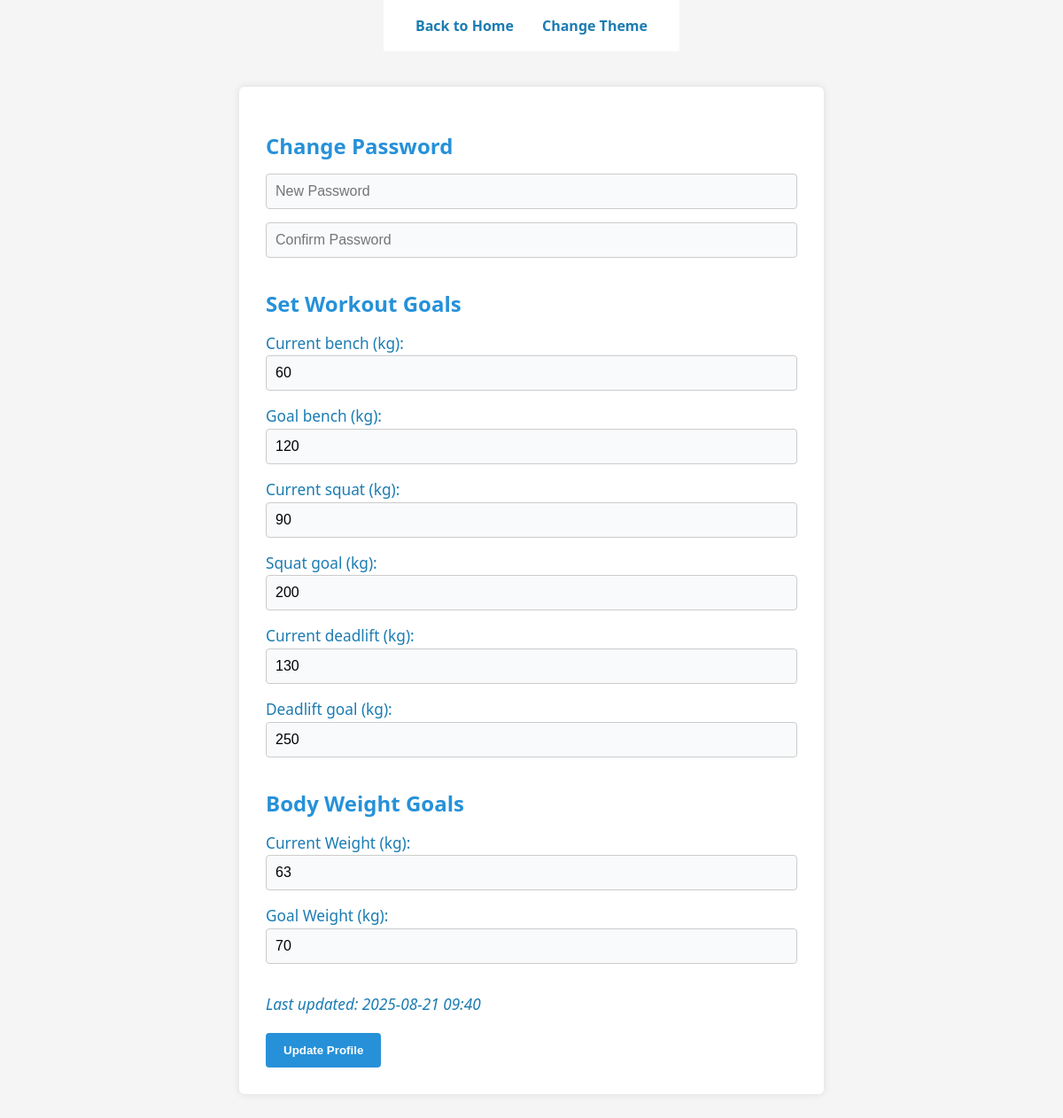
Page /profile_settings (signed in) on the committed database.
### workout_tracker/database_models.py (models this page shows)
class User(db.Model):
    __tablename__ = 'Users Table'
    ID = db.Column(db.Integer, primary_key=True)
    Username = db.Column(db.String, unique=True, nullable=False)
    password_hash = db.Column(db.String, nullable=False)
    Join_date = db.Column(db.String)
    instructions = db.Column(db.Text)
    description = db.Column(db.Text)
    bench_goal = db.Column(db.Integer)
    squat_goal = db.Column(db.Integer)
    deadlift_goal = db.Column(db.Integer)
    bench_current = db.Column(db.Integer)
    squat_current = db.Column(db.Integer)
    deadlift_current = db.Column(db.Integer)
    recovery_phrase = db.Column(db.Text)
    weight_updated = db.Column(db.String)
    current_weight = db.Column(db.Float)
    goal_weight = db.Column(db.Float)

### workout_tracker/app.py (the view, shortened to what this page needs)
@app.route('/profile_settings', methods=['GET', 'POST'])
def profile_settings():
    if 'user_id' not in session:
        return redirect(url_for('login'))
    user = User.query.get(session['user_id'])
    return render_template('profile_settings.html', user=user)

### templates/profile_settings.html (shortened to what this page needs)
<!DOCTYPE html>
<html lang="en">
<head>
    <link rel="stylesheet" href="{{ url_for('static', filename='css/main_styles.css') }}">
</head>
<body>
<div class="top-nav">
    <div class="nav-left">
        <a href="{{ url_for('home') }}">Back to Home</a>
</div>
<div class="nav-right">
    <a href="{{ url_for('theme') }}">Change Theme</a>
</div>
</div>
<div class="container">
    <form method="POST" onsubmit="return confirmUpdate();">
        <h2>Change Password</h2>
        <input type="password" name="new_password" placeholder="New Password" maxlength="30">
        <input type="password" name="confirm_password" placeholder="Confirm Password" maxlength="30">
        <h2>Set Workout Goals</h2>
        <label>Current bench (kg):</label>
        <input type="number" name="bench_current" value="{{ user.bench_current or '' }}" min="0" max="500" placeholder="Current Bench Press (kg)">
        <label>Goal bench (kg):</label>
        <input type="number" name="bench_goal" value="{{ user.bench_goal or '' }}" min="0" max="500" placeholder="Bench Press Goal (kg)">
        <label>Current squat (kg):</label>
        <input type="number" name="squat_current" value="{{ user.squat_current or '' }}" min="0" max="500" placeholder="Current Squat (kg)">
        <label>Squat goal (kg):</label>
        <input type="number" name="squat_goal" value="{{ user.squat_goal or '' }}" min="0" max="500" placeholder="Squat Goal (kg)">
        <label>Current deadlift (kg):</label>
        <input type="number" name="deadlift_current" value="{{ user.deadlift_current or '' }}" min="0" max="500" placeholder="Current Deadlift (kg)">
        <label>Deadlift goal (kg):</label>
        <input type="number" name="deadlift_goal" value="{{ user.deadlift_goal or '' }}" min="0" max="500" placeholder="Deadlift Goal (kg)">
        <h2>Body Weight Goals</h2>
        <label>Current Weight (kg):</label>
        <input type="number" name="current_weight" step="0.1" min="0" max="500" value="{{ user.current_weight or '' }}" placeholder="Enter your current weight">
        <label>Goal Weight (kg):</label>
        <input type="number" name="goal_weight" step="0.1" min="0" max="500" value="{{ user.goal_weight or '' }}" placeholder="Enter your goal weight">
        {% if user.weight_updated %}
            <p><em>Last updated: {{ user.weight_updated }}</em></p>
        {% endif %}
        <button type="submit">Update Profile</button>
    </form>
</div>
</body>
</html>

### static/css/main_styles.css (style rules this page uses)
:root { --background-color: #f5f5f5; --foreground-color: #ffffff; --primary-color: #2691d9; --primary-hover: #1b7cb2; --text-color: #1b7cb2; --accent-color: #4e54c8; --button-gradient: linear-gradient(90deg, #4e54c8 0%, #8f94fb 100%); --button-gradient-hover: linear-gradient(90deg, #8f94fb 0%, #4e54c8 100%); }
body { background-color: var(--background-color); font-family: 'Segoe UI', Arial, sans-serif; margin: 0; min-height: 100vh; display: flex; flex-direction: column; align-items: center; justify-content: center; color: var(--text-color); }
p, label { color: var(--text-color); font-size: 1.08rem; margin-bottom: 18px; line-height: 1.6; }
input, select, textarea { width: 100%; padding: 12px 14px; margin-bottom: 22px; border: 1.5px solid #dbeafe; border-radius: 8px; font-size: 1rem; background: #f8fafc; transition: border 0.2s, box-shadow 0.2s; box-sizing: border-box; outline: none; }
.top-nav { display: flex; justify-content: space-between; align-items: center; padding: 10px 20px; background-color: var(--foreground-color); color: var(--text-color); }
.nav-left a { color: var(--text-color); text-decoration: none; font-weight: bold; }
.nav-right { display: flex; align-items: center; gap: 10px; }
.top-nav a { color: white; text-decoration: none; font-weight: bold; }
.container { max-width: 600px; background: var(--foreground-color); margin: 40px auto; padding: 30px; border-radius: 6px; box-shadow: 0 0 10px rgba(0,0,0,0.1); }
.container h2 { color: var(--primary-color); margin-bottom: 15px; }
.container input { width: 100%; padding: 10px; margin-bottom: 15px; border-radius: 4px; border: 1px solid #ccc; }
.container button { background: var(--primary-color); color: white; border: none; padding: 12px 20px; border-radius: 4px; cursor: pointer; font-weight: bold; }
.top-nav a { background-color: white; color: var(--text-color); padding: 8px 16px; text-decoration: none; border-radius: 4px; font-weight: bold; transition: background 0.3s ease, color 0.3s ease; }

### rows in the picture
User: bench_current "60", bench_goal "120", squat_current "90", squat_goal "200", deadlift_current "130", deadlift_goal "250", current_weight "63", goal_weight "70", weight_updated "2025-08-21 09:40"
